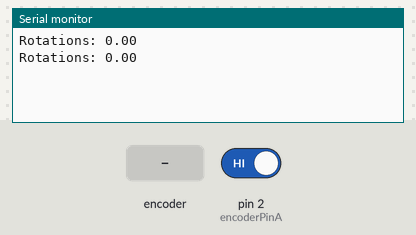
The sketch below on a simulated Arduino Uno, built with avr-gcc and run on an emulated ATmega328P. Shown: the last lines printed to the serial monitor. The test bench sets the inputs (shaded band); at power-on: pin 2 (encoderPinA) HIGH.

Above: at 1.2 s.
1.3 s: rotary encoder on pin 2 (encoderPinA) / pin 3 (encoderPinB) turned 1 step (first pin leading)
At 2.5 s:
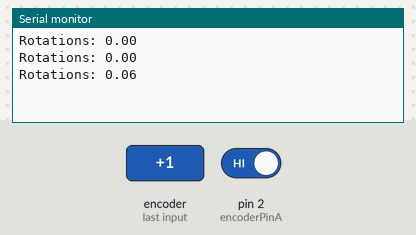
3.0 s: rotary encoder on pin 2 (encoderPinA) / pin 3 (encoderPinB) turned 1 step (first pin leading)
At 3.8 s:
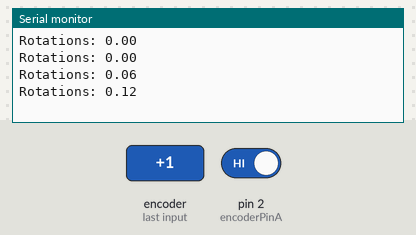
Timing chart, 0 to 6.0 s (numbered marks = the images above; inputs shaded):
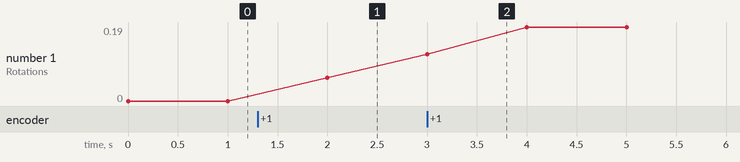

The sketch:

read_hall_sensor.ino
```cpp
// Define the pins connected to the encoder signals
const int encoderPinA = 2; // Change as per your setup
const int encoderPinB = 3; // Change as per your setup, even if not used in this example

// Variables to hold the current and last encoder state
volatile int encoderState;
volatile int lastEncoderState;

// Counter for encoder pulses
volatile unsigned long pulseCount = 0;

// Calculate rotations
volatile float rotations = 0;

void setup() {
  // Initialize Serial communication
  Serial.begin(9600);

  // Configure the encoder pins as inputs
  pinMode(encoderPinA, INPUT);
  pinMode(encoderPinB, INPUT);

  // Attach an interrupt to encoderPinA on CHANGE
  attachInterrupt(digitalPinToInterrupt(encoderPinA), countPulse, CHANGE);
}

void loop() {
  // Calculate the number of rotations
  rotations = pulseCount / 16.0;

  // Print the number of rotations
  Serial.print("Rotations: ");
  Serial.println(rotations, 2); // Print with 2 decimal places

  // Small delay to avoid spamming the Serial Monitor
  delay(1000);
}

void countPulse() {
  int readingA = digitalRead(encoderPinA);

  // Only count on one edge (e.g., rising or falling) to avoid counting twice
  if (readingA != lastEncoderState) {
    pulseCount++;
    lastEncoderState = readingA;
  }
}
```

Measured:
- after the input at 1.3 s, the serial monitor: prints a new line after 0.70 s (image 1)
- after the input at 3.0 s, the serial monitor: prints a new line at once (image 2)
- plotted number 1: 0 → 0.06 after the input at 1.3 s, 0.06 → 0.19 after the input at 3.0 s
